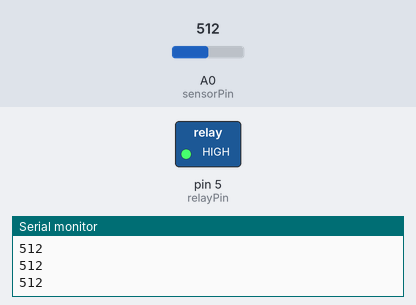
Recording of a sketch running on a simulated Arduino Uno, built with avr-gcc and run on an emulated ATmega328P. Shown: switched loads named in the sketch (green lamp = pin HIGH), the last lines printed to the serial monitor. The inputs (shaded band) are chosen by the test bench; at power-on: A0 (sensorPin) = 512.

Above: at 1.2 s.
1.3 s: A0 (sensorPin) set to 687
2.8 s: A0 (sensorPin) set to 715
At 4.0 s:
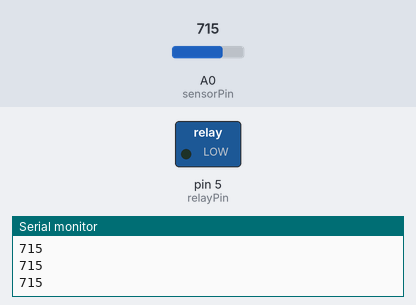
4.3 s: A0 (sensorPin) set to 690
At 5.4 s:
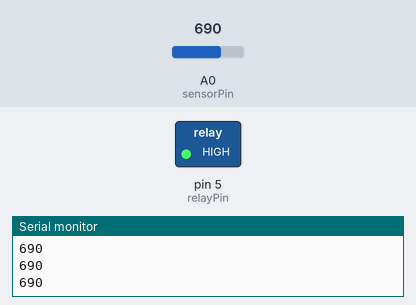
5.8 s: A0 (sensorPin) set to 710
At 6.9 s:
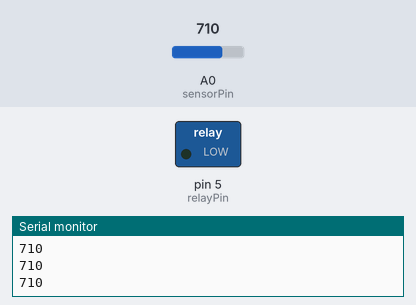
Timing chart, 0 to 8.3 s (numbered marks = the images above; inputs shaded):
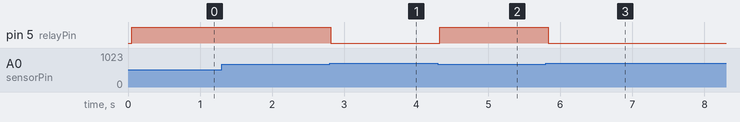

The sketch:

waterPump.ino
```cpp
#define relayPin 5
#define sensorPin A0

void setup() {
  pinMode(relayPin, OUTPUT);
  pinMode(sensorPin, INPUT);

  Serial.begin(9600);
}

void loop() {
  delay(50);
  int sensorRead = analogRead(sensorPin);
  // put your main code here, to run repeatedly:
  Serial.println(sensorRead);
  if (sensorRead < 700) {
    digitalWrite(relayPin, HIGH);
  } else {
    digitalWrite(relayPin, LOW);
  }
}
```

Measured:
- the behaviour switches between 699 and 700 on A0 (sensorPin) (found by bisection; images 0 and 1)
- after the input at 2.8 s, pin 5 (relayPin): HIGH → LOW at once
- after the input at 4.3 s, pin 5 (relayPin): LOW → HIGH at once
- after the input at 5.8 s, pin 5 (relayPin): HIGH → LOW at once
